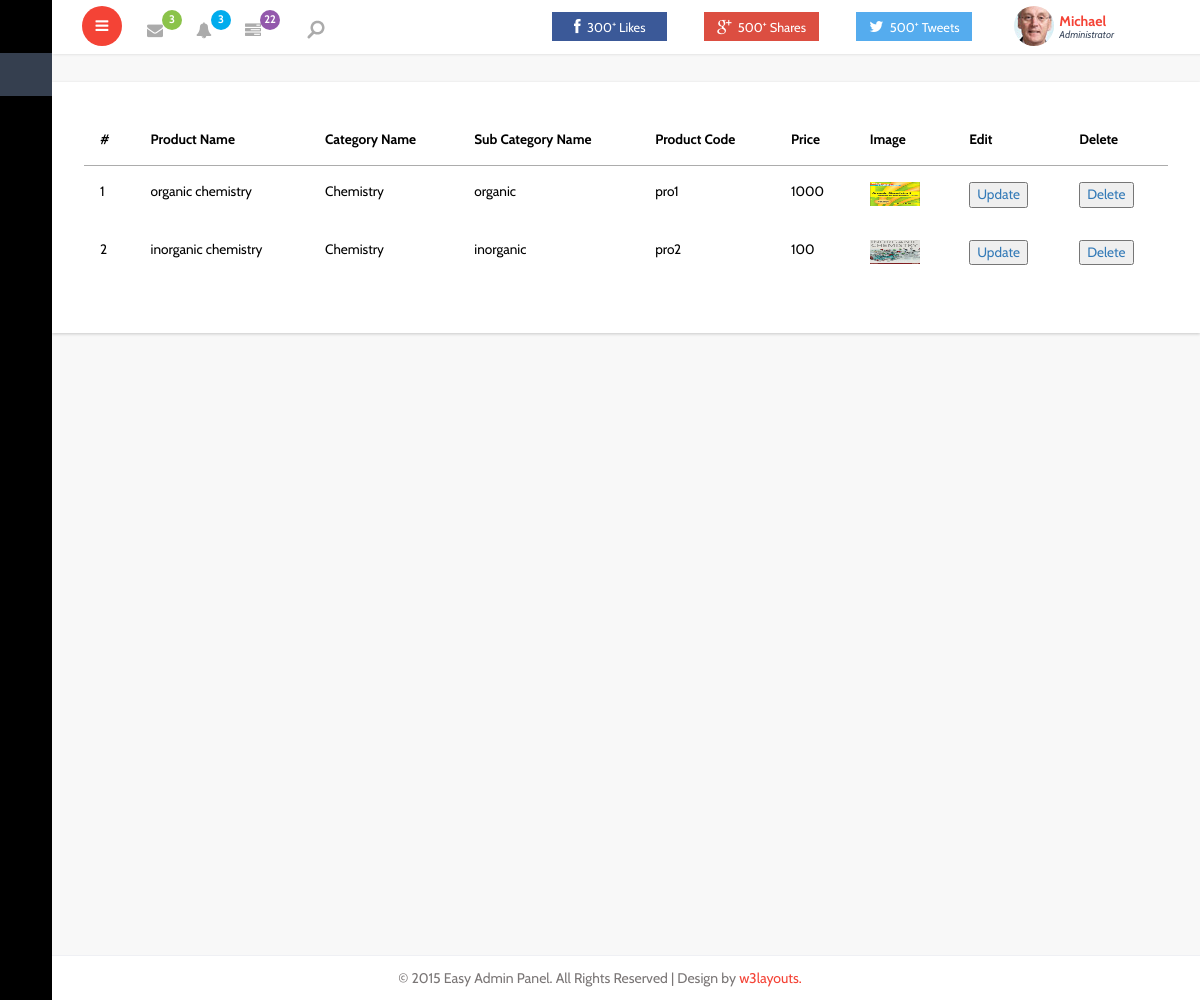
Page /bookstore/admin/view_products.php on the committed database.
### tables this page shows
CREATE TABLE `products` (
  `id` int(11) NOT NULL,
  `product_name` varchar(255) NOT NULL,
  `category` int(11) NOT NULL,
  `sub_category` int(11) NOT NULL,
  `pro_code` varchar(255) NOT NULL,
  `qty` int(11) NOT NULL,
  `price` varchar(255) NOT NULL,
  `picture` varchar(255) NOT NULL,
  `status` int(11) NOT NULL
);

CREATE TABLE `category` (
  `id` int(11) NOT NULL,
  `Name` varchar(225) NOT NULL,
  `status` int(11) NOT NULL
);

CREATE TABLE `sub_category` (
  `id` int(11) NOT NULL,
  `cat_name` int(11) NOT NULL,
  `sub_catname` varchar(255) NOT NULL,
  `status` int(11) NOT NULL
);

### bookstore/admin/view_products.php (the view, shortened to what this page needs)
    <?php
include("header.php");
?>
<div class="panel-body1">
					   <table class="table">
						 <thead>
							<tr>
							  <th>#</th>
							  <th>Product Name</th>
							  <th>Category Name</th>
							  <th>Sub Category Name</th>
							  <th>Product Code</th>
							  <th>Price</th>
							  <th>Image</th>
							  <th>Edit</th>
							  <th>Delete</th>
							</tr>
						  </thead>
						  <tbody>
								<?php
								include 'conn.php';
								$cat_num=1;
								$query=mysqli_query($conn,"select * from products where status = 1");
								while ($row=mysqli_fetch_array($query)) {
									$pro_id=$row[0];
									$cat_id=$row[2];
								 	$sub_id=$row[3];
									$cat_name='';
									$sub_cat='';
									$catname=mysqli_query($conn,"select * from category where id='".$cat_id."'");
									while($cat=mysqli_fetch_array($catname)){
										$cat_name=$cat[1];
}
									$subcategory=mysqli_query($conn,"select * from sub_category where id='".$sub_id."'");
									while($subcat=mysqli_fetch_array($subcategory)){
										$sub_cat=$subcat[2];
}
									echo "
										<tr>
										<td>$cat_num</td>
										<td>$row[1]</td>
										<td>".$cat_name."</td>
										<td>".$sub_cat."</td>
										<td>".$row[4]."</td>
										<td>".$row[6]."</td>
										<td><img src='./images/".$row[7]."' alt='".$row[1]."' style='width:50px;    height: 24px;'></td>
										<td><a href='update_products.php?id=$pro_id'><button>Update</button></a></td>
										<td><a href='view_products.php?
										id=$pro_id'><button>Delete</button></a></td>
										</tr>
									";
									$cat_num=$cat_num+1;
								}
								?>
						  </tbody>
						</table>
						</div>
					</div>
		<?php
		include("footer.php");
		?>
</body>
</html>

### rows in the picture
products: product_name "organic chemistry", category.Name "Chemistry", sub_category.sub_catname "organic", pro_code "pro1", price "1000", picture (picture)
products: product_name "inorganic chemistry", category.Name "Chemistry", sub_category.sub_catname "inorganic", pro_code "pro2", price "100", picture (picture)
